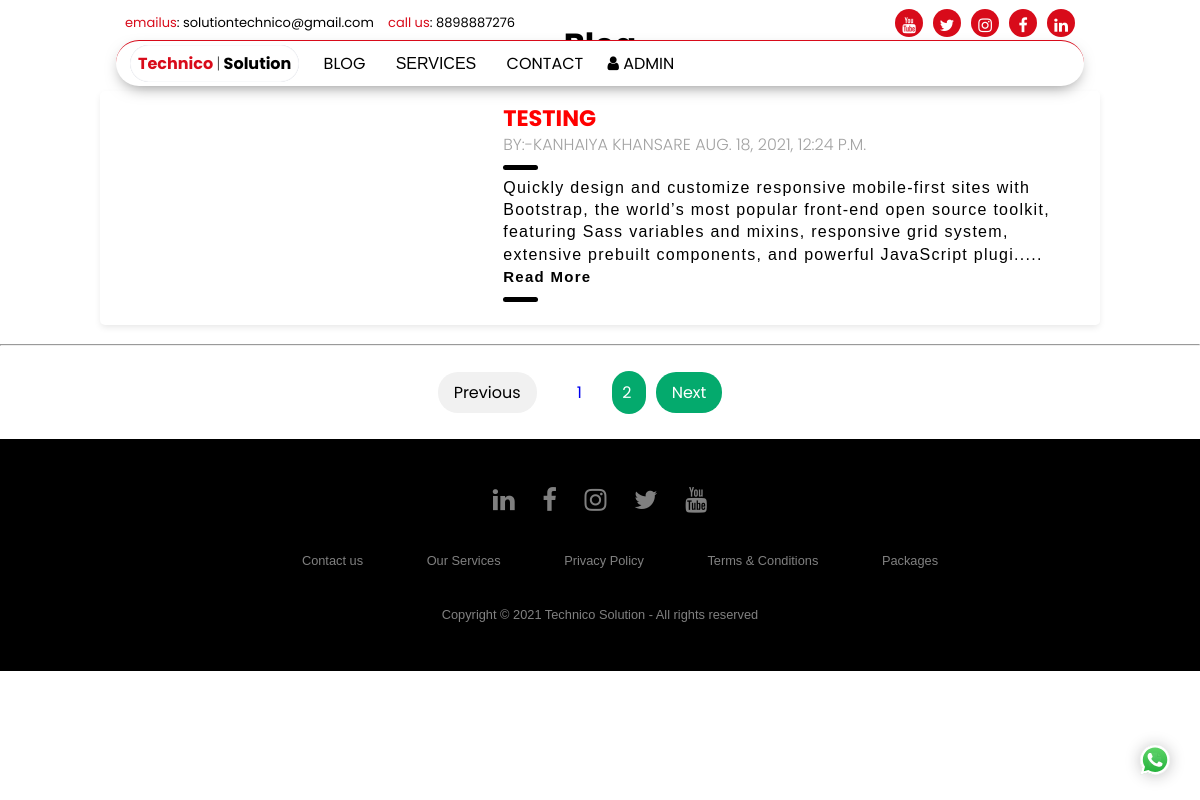
/blogs?page=2, run on the app's committed database.
### technico_app/models.py (models this page shows, shortened)
class blog(models.Model):
     sno= models.AutoField(primary_key=True)
     header= models.CharField(max_length=500)
     cat= models.CharField( max_length=1,choices = Catagory_CHOICES)
     Author= models.CharField(max_length=255)
     Img = models.FileField(upload_to='add_images')
     content= RichTextField()
     timeStamp=models.DateTimeField(auto_now_add=True, blank=True)

### technico_app/views.py (the view)
# urls.py: path('blogs', views.blogs , name='blogs'),
def blogs(request):
    user_list = blog.objects.all().order_by('-timeStamp')
    user_filter = UserFilter(request.GET, queryset=user_list)
    user_list = user_filter.qs
    page = request.GET.get('page')
    paginator = Paginator(user_list, 3)
    try:
        page_obj = paginator.page(page)
    except PageNotAnInteger:
        page_obj = paginator.page(1)
    except EmptyPage:
        page_obj = paginator.page(paginator.num_pages)
    arg = {'filter':user_filter, 'page_obj':page_obj}
    return render(request, 'Blogs.html', arg)

### templates/Blogs.html (shortened to what this page needs)
{% extends "base.html" %}
{% load static %}
{% block content %}
<div class="section">
<center><h1> Blog </h1></center>
{% for blog in page_obj  %}
<div class="blog-card">
    <div class="meta">
      <div class="photo" style="background-image: url({{ blog.Img.url }})"></div>
    </div>
    <div class="description">
				<h1>{{ blog.header }}</h1>
      <h2>By:-{{ blog.Author }} {{ blog.timeStamp }}</h2>
     <div class=" truncate"><p>{{ blog.content|safe }} </p></div>
    </div>
  </div>
{% endfor %}
  <hr>
<center>
<div class="abc">
<nav aria-label="Page navigation example">
      <ul class="pagination justify-content-center">
        {% if page_obj.has_previous %}
          <li class="page-item">
            <a class="previous page-link" href="?page={{ page_obj.previous_page_number }}">Previous</a>
          </li>
        {% else %}
          <li class="page-item disabled">
            <a class="previous  page-link" href="#" tabindex="-1" aria-disabled="true">Previous</a>
          </li>
        {% endif %}
        {% for i in page_obj.paginator.page_range %}
          {% if page_obj.number == i %}
            <li class="page-item active" aria-current="page">
              <span class="page-link">
                {{ i }}
              </span>
            </li>
          {% else %}
            <li class="page-item"><a class="page-link" href="?page={{ i }}">{{ i }}</a></li>
          {% endif %}
        {% endfor %}
        {% if page_obj.has_next %}
          <li class="page-item">
            <a class="next page-link" href="?page={{ page_obj.next_page_number }}">Next</a>
          </li>
        {% else %}
          <li class="page-item disabled">
            <a class="next  page-link" href="#" tabindex="-1" aria-disabled="true">Next</a>
          </li>
        {% endif %}
      </ul>
    </nav>
    </div>
</center>
</div>
{% endblock content %}

### technico_app/static/css/style.css (style rules this page uses)
body { margin:0; overflow-x:hidden; font-family: 'Poppins', sans-serif; }
a,textarea,li,button { text-decoration:none; transition:0.5s; resize:none; list-style:none; outline:none !important; }
ul { position:relative; left:-20px; }
p,.title,.sub-title { line-height:1.4em; letter-spacing:0.08em; margin: 0; }
.blog-card { display: flex; flex-direction: column; margin: 1rem auto; box-shadow: 0 3px 7px -1px rgba(0, 0, 0, .1); margin-bottom: 1.6%; background: #fff; line-height: 1.4; font-family: sans-serif; border-radius: 5px; overflow: hidden; z-index: 0; }
.blog-card .meta { position: relative; z-index: 0; height: 200px; }
.blog-card .photo { position: absolute; top: 0; right: 0; bottom: 0; left: 0; background-size: cover; background-position: center; transition: transform 0.2s; }
.blog-card .description { padding: 1rem; background: #fff; position: relative; z-index: 1; }
.blog-card .description h1, .blog-card .description h2 { font-family: Poppins, sans-serif; }
.blog-card .description h1 { line-height: 1; margin: 0; font-size: 1.4rem; color: #ff0000; text-transform: uppercase; }
.blog-card .description h2 { font-size: 1rem; font-weight: 300; text-transform: uppercase; color: #a2a2a2; margin-top: 5px; }
.blog-card p { position: relative; margin: 1rem 0 0; }
.blog-card p:first-of-type { margin-top: 1.25rem; }
.blog-card p:first-of-type:before { content: ""; position: absolute; height: 5px; background: #000; width: 35px; top: -0.75rem; border-radius: 3px; }
@media (min-width: 640px) { .blog-card { flex-direction: row; max-width: 1000px; } }
@media (min-width: 640px) { .blog-card .meta { flex-basis: 40%; height: auto; } }
@media (min-width: 640px) { .blog-card .description { flex-basis: 60%; } }
@media (min-width: 640px) { .blog-card .description:before { transform: skewX(-3deg); content: ""; background: #fff; width: 30px; position: absolute; left: -10px; top: 0; bottom: 0; z-index: -1; } }
.pagination>li { display: inline; padding: 10px; }
.pagination a { text-decoration: none; display: inline-block; padding: 8px 16px; border-radius: 20px; }
.previous { background-color: #f1f1f1; color: black; }
.pagination .next { background-color: #04AA6D; color: white; }
.pagination { position:relative; left:-20px; padding: 10px; }
.pagination .active, .btn:hover { background-color: #04AA6D; color: white; border-radius: 50px; }

### data on the page
blog: header "TESTING", Author "KANHAIYA KHANSARE", timeStamp "AUG. 18, 2021, 12:24 P.M."

### other printed values
{{ i }} "1"
{{ i }} "2"
